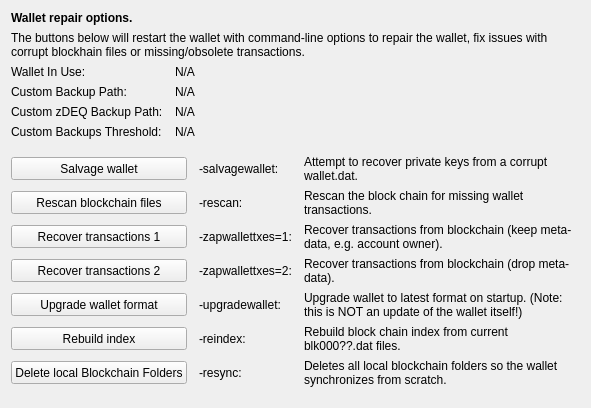
     <widget class="QWidget" name="tab_repair">
      <attribute name="title">
       <string>&amp;Wallet Repair</string>
      </attribute>
      <layout class="QGridLayout" name="gridLayout_4" columnstretch="0,0,0,0">
       <property name="horizontalSpacing">
        <number>12</number>
       </property>
       <item row="0" column="0" colspan="4">
        <widget class="QLabel" name="label_repair_header">
         <property name="font">
          <font>
           <weight>75</weight>
           <bold>true</bold>
          </font>
         </property>
         <property name="text">
          <string>Wallet repair options.</string>
         </property>
        </widget>
       </item>
       <item row="1" column="0" colspan="4">
        <widget class="QLabel" name="label_repair_helptext">
         <property name="font">
          <font>
           <weight>50</weight>
           <bold>false</bold>
          </font>
         </property>
         <property name="text">
          <string>The buttons below will restart the wallet with command-line options to repair the wallet, fix issues with corrupt blockhain files or missing/obsolete transactions.</string>
         </property>
         <property name="wordWrap">
          <bool>true</bool>
         </property>
        </widget>
       </item>
       <item row="2" column="0">
        <widget class="QLabel" name="wallet_path_label">
         <property name="text">
          <string>Wallet In Use:</string>
         </property>
        </widget>
       </item>
       <item row="2" column="1" colspan="3">
        <widget class="QLabel" name="wallet_path">
         <property name="cursor">
          <cursorShape>IBeamCursor</cursorShape>
         </property>
         <property name="text">
          <string>N/A</string>
         </property>
         <property name="textFormat">
          <enum>Qt::PlainText</enum>
         </property>
         <property name="textInteractionFlags">
          <set>Qt::LinksAccessibleByMouse|Qt::TextSelectableByKeyboard|Qt::TextSelectableByMouse</set>
         </property>
        </widget>
       </item>
       <item row="3" column="0">
        <widget class="QLabel" name="wallet_custombackuppath_label">
         <property name="text">
          <string>Custom Backup Path:</string>
         </property>
         <property name="visible">
          <bool>false</bool>
         </property>
        </widget>
       </item>
       <item row="3" column="1" colspan="3">
        <widget class="QLabel" name="wallet_custombackuppath">
         <property name="cursor">
          <cursorShape>IBeamCursor</cursorShape>
         </property>
         <property name="text">
          <string>N/A</string>
         </property>
         <property name="textFormat">
          <enum>Qt::PlainText</enum>
         </property>
         <property name="textInteractionFlags">
          <set>Qt::LinksAccessibleByMouse|Qt::TextSelectableByKeyboard|Qt::TextSelectableByMouse</set>
         </property>
         <property name="visible">
          <bool>false</bool>
         </property>
        </widget>
       </item>
       <item row="4" column="0">
        <widget class="QLabel" name="wallet_customzdeqbackuppath_label">
         <property name="text">
          <string>Custom zDEQ Backup Path:</string>
         </property>
         <property name="visible">
          <bool>false</bool>
         </property>
        </widget>
       </item>
       <item row="4" column="1" colspan="3">
        <widget class="QLabel" name="wallet_customzdeqbackuppath">
         <property name="cursor">
          <cursorShape>IBeamCursor</cursorShape>
         </property>
         <property name="text">
          <string>N/A</string>
         </property>
         <property name="textFormat">
          <enum>Qt::PlainText</enum>
         </property>
         <property name="textInteractionFlags">
          <set>Qt::LinksAccessibleByMouse|Qt::TextSelectableByKeyboard|Qt::TextSelectableByMouse</set>
         </property>
         <property name="visible">
          <bool>false</bool>
         </property>
        </widget>
       </item>
       <item row="5" column="0">
        <widget class="QLabel" name="wallet_custombackupthreshold_label">
         <property name="text">
          <string>Custom Backups Threshold:</string>
         </property>
         <property name="visible">
          <bool>false</bool>
         </property>
        </widget>
       </item>
       <item row="5" column="1" colspan="3">
        <widget class="QLabel" name="wallet_custombackupthreshold">
         <property name="cursor">
          <cursorShape>IBeamCursor</cursorShape>
         </property>
         <property name="text">
          <string>N/A</string>
         </property>
         <property name="textFormat">
          <enum>Qt::PlainText</enum>
         </property>
         <property name="textInteractionFlags">
          <set>Qt::LinksAccessibleByMouse|Qt::TextSelectableByKeyboard|Qt::TextSelectableByMouse</set>
         </property>
         <property name="visible">
          <bool>false</bool>
         </property>
        </widget>
       </item>
       <item row="6" column="0">
        <spacer name="verticalSpacer_repair1">
         <property name="orientation">
          <enum>Qt::Vertical</enum>
         </property>
         <property name="sizeHint" stdset="0">
          <size>
           <width>10</width>
           <height>10</height>
          </size>
         </property>
        </spacer>
       </item>
       <item row="7" column="0" colspan="2">
        <widget class="QPushButton" name="btn_salvagewallet">
         <property name="minimumSize">
          <size>
           <width>100</width>
           <height>23</height>
          </size>
         </property>
         <property name="text">
          <string>Salvage wallet</string>
         </property>
        </widget>
       </item>
       <item row="7" column="2">
        <widget class="QLabel" name="label_repair_salvage_command">
         <property name="text">
          <string notr="true">-salvagewallet:</string>
         </property>
        </widget>
       </item>
       <item row="7" column="3">
        <widget class="QLabel" name="label_repair_salvage">
         <property name="text">
          <string>Attempt to recover private keys from a corrupt wallet.dat.</string>
         </property>
         <property name="wordWrap">
          <bool>true</bool>
         </property>
        </widget>
       </item>
       <item row="8" column="0" colspan="2">
        <widget class="QPushButton" name="btn_rescan">
         <property name="minimumSize">
          <size>
           <width>100</width>
           <height>23</height>
          </size>
         </property>
         <property name="text">
          <string>Rescan blockchain files</string>
         </property>
        </widget>
       </item>
       <item row="8" column="2">
        <widget class="QLabel" name="label_repair_rescan_command">
         <property name="text">
          <string notr="true">-rescan:</string>
         </property>
        </widget>
       </item>
       <item row="8" column="3">
        <widget class="QLabel" name="label_repair_rescan">
         <property name="text">
          <string>Rescan the block chain for missing wallet transactions.</string>
         </property>
         <property name="wordWrap">
          <bool>true</bool>
         </property>
        </widget>
       </item>
       <item row="9" column="0" colspan="2">
        <widget class="QPushButton" name="btn_zapwallettxes1">
         <property name="minimumSize">
          <size>
           <width>100</width>
           <height>23</height>
          </size>
         </property>
         <property name="text">
          <string>Recover transactions 1</string>
         </property>
        </widget>
       </item>
       <item row="9" column="2">
        <widget class="QLabel" name="label_repair_zap1_command">
         <property name="text">
          <string notr="true">-zapwallettxes=1:</string>
         </property>
        </widget>
       </item>
       <item row="9" column="3">
        <widget class="QLabel" name="label_repair_zap1">
         <property name="text">
          <string>Recover transactions from blockchain (keep meta-data, e.g. account owner).</string>
         </property>
         <property name="wordWrap">
          <bool>true</bool>
         </property>
        </widget>
       </item>
       <item row="10" column="0" colspan="2">
        <widget class="QPushButton" name="btn_zapwallettxes2">
         <property name="minimumSize">
          <size>
           <width>100</width>
           <height>23</height>
          </size>
         </property>
         <property name="text">
          <string>Recover transactions 2</string>
         </property>
        </widget>
       </item>
       <item row="10" column="2">
        <widget class="QLabel" name="label_repair_zap2_command">
         <property name="text">
          <string notr="true">-zapwallettxes=2:</string>
         </property>
        </widget>
       </item>
       <item row="10" column="3">
        <widget class="QLabel" name="label_repair_zap2">
         <property name="text">
          <string>Recover transactions from blockchain (drop meta-data).</string>
         </property>
         <property name="wordWrap">
          <bool>true</bool>
         </property>
        </widget>
       </item>
       <item row="11" column="0" colspan="2">
        <widget class="QPushButton" name="btn_upgradewallet">
         <property name="minimumSize">
          <size>
           <width>100</width>
           <height>23</height>
          </size>
         </property>
         <property name="text">
          <string>Upgrade wallet format</string>
         </property>
        </widget>
       </item>
       <item row="11" column="2">
        <widget class="QLabel" name="label_repair_upgrade_command">
         <property name="text">
          <string notr="true">-upgradewallet:</string>
         </property>
        </widget>
       </item>
       <item row="11" column="3">
        <widget class="QLabel" name="label_repair_upgrade">
         <property name="text">
          <string>Upgrade wallet to latest format on startup. (Note: this is NOT an update of the wallet itself!)</string>
         </property>
         <property name="wordWrap">
          <bool>true</bool>
         </property>
        </widget>
       </item>
       <item row="12" column="0" colspan="2">
        <widget class="QPushButton" name="btn_reindex">
         <property name="minimumSize">
          <size>
           <width>100</width>
           <height>23</height>
          </size>
         </property>
         <property name="text">
          <string>Rebuild index</string>
         </property>
        </widget>
       </item>
       <item row="12" column="2">
        <widget class="QLabel" name="label_repair_reindex_command">
         <property name="text">
          <string notr="true">-reindex:</string>
         </property>
        </widget>
       </item>
       <item row="12" column="3">
        <widget class="QLabel" name="label_repair_reindex">
         <property name="text">
          <string>Rebuild block chain index from current blk000??.dat files.</string>
         </property>
         <property name="wordWrap">
          <bool>true</bool>
         </property>
        </widget>
       </item>
       <item row="13" column="0" colspan="2">
        <widget class="QPushButton" name="btn_resync">
         <property name="minimumSize">
          <size>
           <width>100</width>
           <height>23</height>
          </size>
         </property>
         <property name="text">
          <string>Delete local Blockchain Folders</string>
         </property>
        </widget>
       </item>
       <item row="13" column="2">
        <widget class="QLabel" name="label_repair_resync_command">
         <property name="text">
          <string>-resync:</string>
         </property>
        </widget>
       </item>
       <item row="13" column="3">
        <widget class="QLabel" name="label_repair_resync">
         <property name="text">
          <string>Deletes all local blockchain folders so the wallet synchronizes from scratch.</string>
         </property>
         <property name="wordWrap">
          <bool>true</bool>
         </property>
        </widget>
       </item>
       <item row="14" column="0">
        <spacer name="verticalSpacer_repair2">
         <property name="orientation">
          <enum>Qt::Vertical</enum>
         </property>
         <property name="sizeHint" stdset="0">
          <size>
           <width>20</width>
           <height>10</height>
          </size>
         </property>
        </spacer>
       </item>
      </layout>
     </widget>
